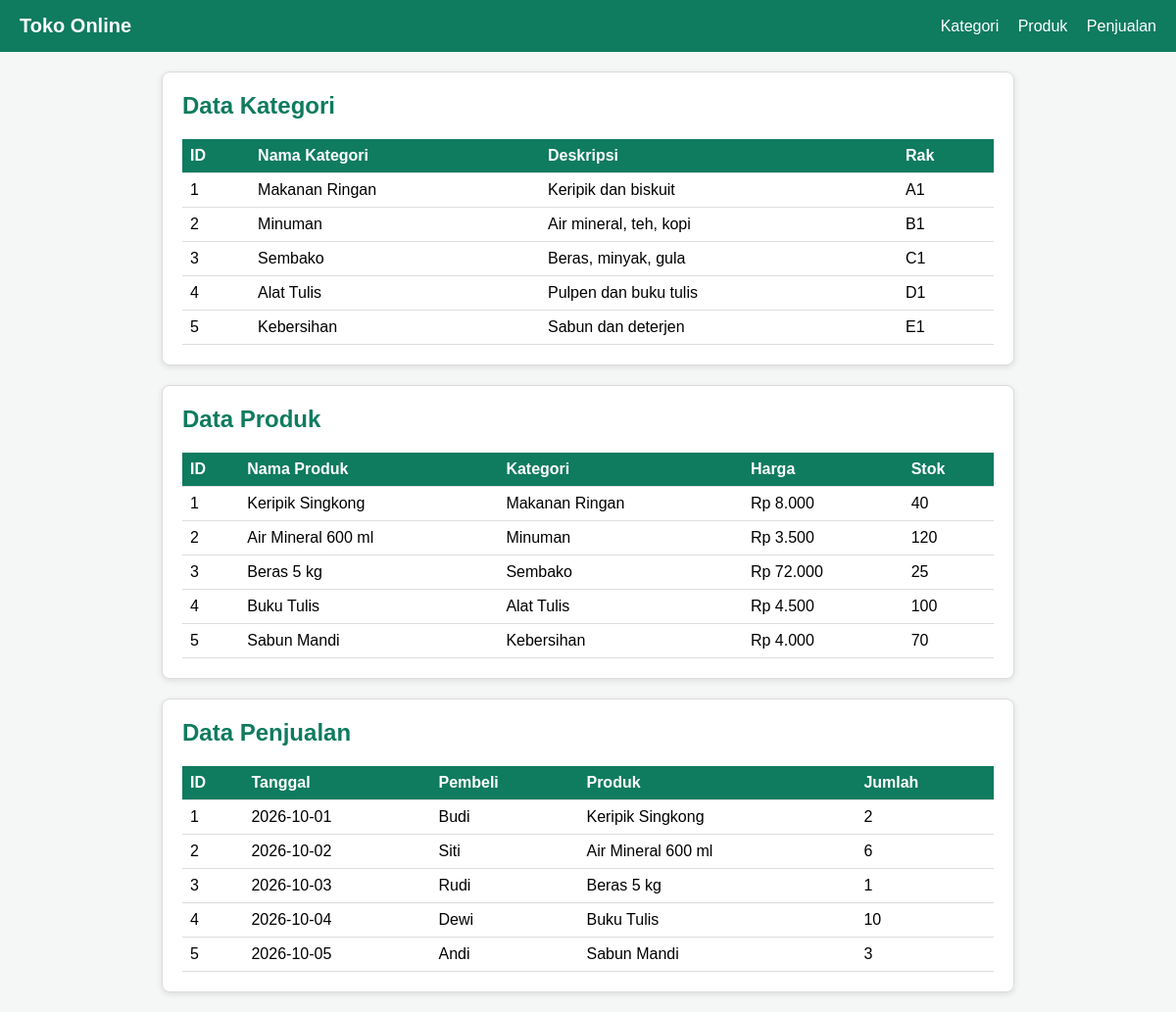
The page / on the database its author committed.
### tables this page shows
CREATE TABLE kategori (
    id_kategori   INT AUTO_INCREMENT PRIMARY KEY,
    nama_kategori VARCHAR(50)  NOT NULL,
    deskripsi     VARCHAR(100) NOT NULL,
    lokasi_rak    VARCHAR(10)  NOT NULL
);

CREATE TABLE produk (
    id_produk   INT AUTO_INCREMENT PRIMARY KEY,
    id_kategori INT NOT NULL,
    nama_produk VARCHAR(60) NOT NULL,
    harga       INT NOT NULL,
    stok        INT NOT NULL,
    FOREIGN KEY (id_kategori) REFERENCES kategori(id_kategori)
);

CREATE TABLE penjualan (
    id_penjualan INT AUTO_INCREMENT PRIMARY KEY,
    id_produk    INT NOT NULL,
    nama_pembeli VARCHAR(50) NOT NULL,
    jumlah       INT NOT NULL,
    tanggal      DATE NOT NULL,
    FOREIGN KEY (id_produk) REFERENCES produk(id_produk)
);

### index.php (the view, shortened to what this page needs)
<?php
include "services/config.php";
$kategori  = $conn->query("SELECT * FROM kategori");
$produk    = $conn->query("SELECT p.id_produk, p.nama_produk, k.nama_kategori, p.harga, p.stok
                           FROM produk p
                           JOIN kategori k ON p.id_kategori = k.id_kategori");
$penjualan = $conn->query("SELECT s.id_penjualan, s.tanggal, s.nama_pembeli, p.nama_produk, s.jumlah
                           FROM penjualan s
                           JOIN produk p ON s.id_produk = p.id_produk");
?>
<!DOCTYPE html>
<html lang="id">
<head>
    <link rel="stylesheet" href="style.css">
</head>
<body>
    <div class="navbar">
        <h1>Toko Online</h1>
        <div>
            <a href="#kategori">Kategori</a>
            <a href="#produk">Produk</a>
            <a href="#penjualan">Penjualan</a>
        </div>
    </div>
    <div class="container">
        <div class="card" id="kategori">
            <h2>Data Kategori</h2>
            <div class="scroll">
                <table>
                    <tr>
                        <th>ID</th>
                        <th>Nama Kategori</th>
                        <th>Deskripsi</th>
                        <th>Rak</th>
                    </tr>
                    <?php while ($row = $kategori->fetch_assoc()) { ?>
                        <tr>
                            <td><?= $row['id_kategori'] ?></td>
                            <td><?= $row['nama_kategori'] ?></td>
                            <td><?= $row['deskripsi'] ?></td>
                            <td><?= $row['lokasi_rak'] ?></td>
                        </tr>
                    <?php } ?>
                </table>
            </div>
        </div>
        <div class="card" id="produk">
            <h2>Data Produk</h2>
            <div class="scroll">
                <table>
                    <tr>
                        <th>ID</th>
                        <th>Nama Produk</th>
                        <th>Kategori</th>
                        <th>Harga</th>
                        <th>Stok</th>
                    </tr>
                    <?php while ($row = $produk->fetch_assoc()) { ?>
                        <tr>
                            <td><?= $row['id_produk'] ?></td>
                            <td><?= $row['nama_produk'] ?></td>
                            <td><?= $row['nama_kategori'] ?></td>
                            <td>Rp <?= number_format($row['harga'], 0, ',', '.') ?></td>
                            <td><?= $row['stok'] ?></td>
                        </tr>
                    <?php } ?>
                </table>
            </div>
        </div>
        <div class="card" id="penjualan">
            <h2>Data Penjualan</h2>
            <div class="scroll">
                <table>
                    <tr>
                        <th>ID</th>
                        <th>Tanggal</th>
                        <th>Pembeli</th>
                        <th>Produk</th>
                        <th>Jumlah</th>
                    </tr>
                    <?php while ($row = $penjualan->fetch_assoc()) { ?>
                        <tr>
                            <td><?= $row['id_penjualan'] ?></td>
                            <td><?= $row['tanggal'] ?></td>
                            <td><?= $row['nama_pembeli'] ?></td>
                            <td><?= $row['nama_produk'] ?></td>
                            <td><?= $row['jumlah'] ?></td>
                        </tr>
                    <?php } ?>
                </table>
            </div>
        </div>
    </div>
</body>
</html>

### style.css (style rules this page uses)
* { box-sizing: border-box; }
body { margin: 0; font-family: Arial, sans-serif; background: #f4f7f6; }
.navbar { display: flex; justify-content: space-between; align-items: center; background: #0f7b5f; color: white; padding: 15px 20px; }
.navbar h1 { margin: 0; font-size: 20px; }
.navbar a { color: white; margin-left: 15px; text-decoration: none; }
.container { max-width: 900px; margin: 20px auto; padding: 0 15px; }
.card { background: white; padding: 20px; margin-bottom: 20px; border: 1px solid #ddd; border-radius: 8px; box-shadow: 0 2px 6px rgba(0, 0, 0, 0.1); }
.card h2 { margin-top: 0; color: #0f7b5f; }
table { width: 100%; border-collapse: collapse; }
th, td { padding: 8px; border-bottom: 1px solid #ddd; text-align: left; }
th { background: #0f7b5f; color: white; }
.scroll { overflow-x: auto; }

### rows shown on the page
kategori: id_kategori "1", nama_kategori "Makanan Ringan", deskripsi "Keripik dan biskuit", lokasi_rak "A1"
kategori: id_kategori "2", nama_kategori "Minuman", deskripsi "Air mineral, teh, kopi", lokasi_rak "B1"
kategori: id_kategori "3", nama_kategori "Sembako", deskripsi "Beras, minyak, gula", lokasi_rak "C1"
kategori: id_kategori "4", nama_kategori "Alat Tulis", deskripsi "Pulpen dan buku tulis", lokasi_rak "D1"
kategori: id_kategori "5", nama_kategori "Kebersihan", deskripsi "Sabun dan deterjen", lokasi_rak "E1"
produk: id_produk "1", nama_produk "Keripik Singkong", id_kategori.nama_kategori "Makanan Ringan", harga "8.000", stok "40"
produk: id_produk "2", nama_produk "Air Mineral 600 ml", id_kategori.nama_kategori "Minuman", harga "3.500", stok "120"
produk: id_produk "3", nama_produk "Beras 5 kg", id_kategori.nama_kategori "Sembako", harga "72.000", stok "25"
produk: id_produk "4", nama_produk "Buku Tulis", id_kategori.nama_kategori "Alat Tulis", harga "4.500", stok "100"
produk: id_produk "5", nama_produk "Sabun Mandi", id_kategori.nama_kategori "Kebersihan", harga "4.000", stok "70"
penjualan: id_penjualan "1", tanggal "2026-10-01", nama_pembeli "Budi", id_produk.nama_produk "Keripik Singkong", jumlah "2"
penjualan: id_penjualan "2", tanggal "2026-10-02", nama_pembeli "Siti", id_produk.nama_produk "Air Mineral 600 ml", jumlah "6"
penjualan: id_penjualan "3", tanggal "2026-10-03", nama_pembeli "Rudi", id_produk.nama_produk "Beras 5 kg", jumlah "1"
penjualan: id_penjualan "4", tanggal "2026-10-04", nama_pembeli "Dewi", id_produk.nama_produk "Buku Tulis", jumlah "10"
penjualan: id_penjualan "5", tanggal "2026-10-05", nama_pembeli "Andi", id_produk.nama_produk "Sabun Mandi", jumlah "3"
